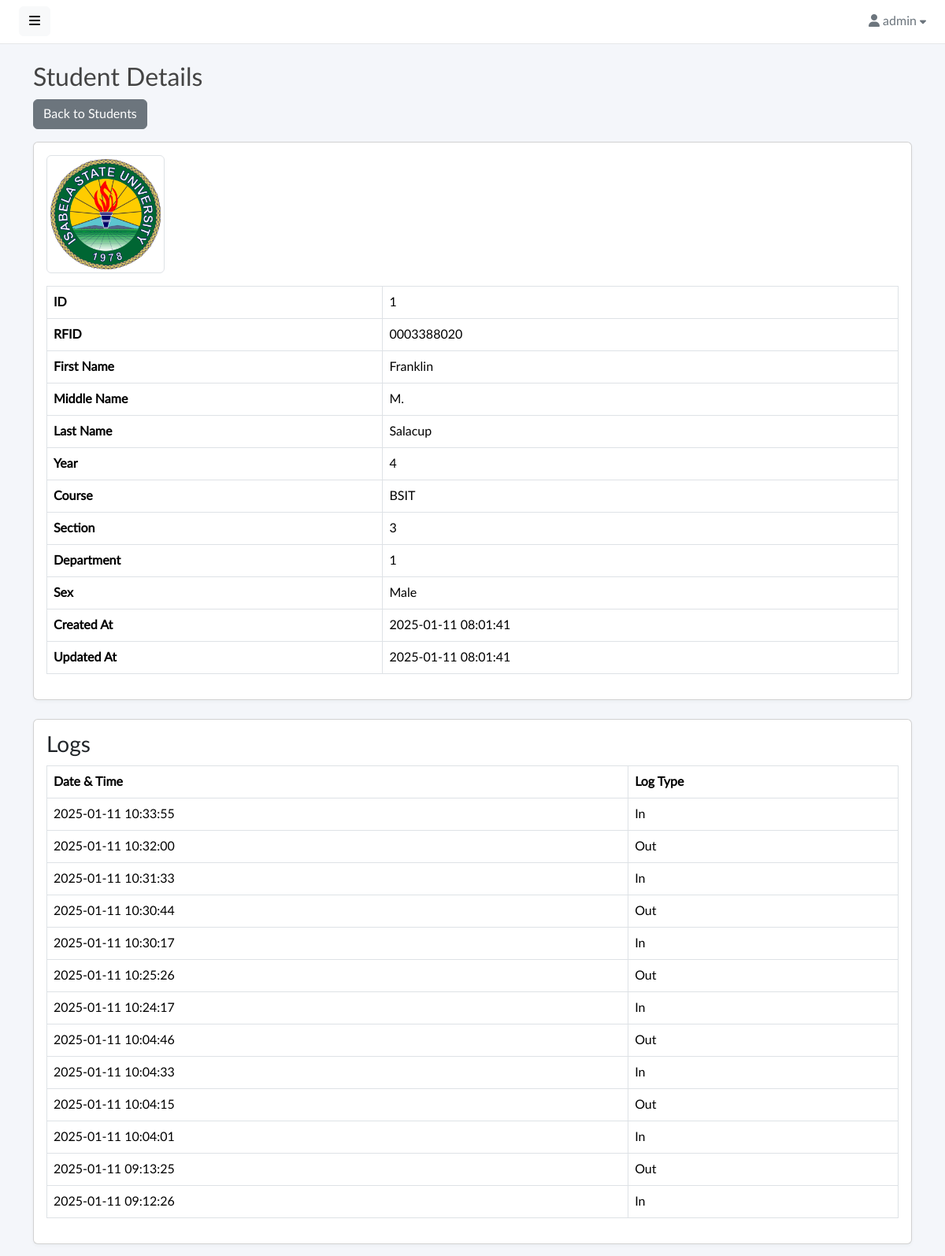
/students?action=view&id=1 (signed in), run on the app's committed database.
### tables this page shows
CREATE TABLE `students` (
  `id` int(10) UNSIGNED NOT NULL,
  `firstname` varchar(100) NOT NULL,
  `middlename` varchar(100) NOT NULL,
  `lastname` varchar(100) NOT NULL,
  `year` int(4) NOT NULL,
  `course` varchar(100) NOT NULL,
  `section` varchar(50) NOT NULL,
  `department` varchar(100) NOT NULL,
  `rfid` varchar(50) NOT NULL,
  `image` varchar(255) DEFAULT NULL,
  `sex` enum('Male','Female','Other') NOT NULL,
  `created_at` timestamp NOT NULL DEFAULT current_timestamp(),
  `updated_at` timestamp NOT NULL DEFAULT current_timestamp() ON UPDATE current_timestamp()
);

CREATE TABLE `logs` (
  `id` int(10) UNSIGNED NOT NULL,
  `student_id` int(10) UNSIGNED NOT NULL,
  `timestamp` timestamp NOT NULL DEFAULT current_timestamp(),
  `type` enum('in','out') DEFAULT NULL
);

### index.php (called while the page is built, shortened)
<?php
require "Database.php";
require "router.php";

### config.php (called while the page is built)
<?php
return [
    'database' => [
        'host' => 'localhost',
        'port' => 3306,
        'dbname' => 'library_db',
        'charset' => 'utf8mb4',
    ],
];

### Database.php (called while the page is built, shortened)
<?php
class Database
{
    private $connection;
    public function __construct($config, $username = 'root', $password = '')
    {
        $dsn = sprintf(
            'mysql:host=%s;port=%d;dbname=%s;charset=%s',
            $config['host'] ?? 'localhost',
            $config['port'] ?? 3306,
            $config['dbname'] ?? '',
            $config['charset'] ?? 'utf8mb4'
        );
        try {
            $this->connection = new PDO($dsn, $username, $password, [
                PDO::ATTR_DEFAULT_FETCH_MODE => PDO::FETCH_ASSOC,
                PDO::ATTR_ERRMODE => PDO::ERRMODE_EXCEPTION,
            ]);
        } catch (PDOException $e) {
            throw new Exception('Database connection error: ' . $e->getMessage());
        }
    }
    public function query($query, $params = [])
    {
        $statement = $this->connection->prepare($query);
        $statement->execute($params);
        return $statement;
    }
}

### core/Student.php (called while the page is built, shortened)
<?php
class Student
{
    private $db;
    public function __construct(\Database $db)
    {
        $this->db = $db;
    }
    public function getById(int $id)
    {
        $sql = "SELECT * FROM students WHERE id = :id";
        $stmt = $this->db->query($sql, ['id' => $id]);
        return $stmt->fetch();
    }
}

### core/log.php (called while the page is built, shortened)
<?php
class Log {
    private $db;
    public function __construct(\Database $db) {
        $this->db = $db;
    }
    public function getLogsByStudentId(int $student_id): array {
        $sql = "SELECT * FROM logs
                WHERE student_id = :student_id
                ORDER BY timestamp DESC";
        $stmt = $this->db->query($sql, [ 'student_id' => $student_id ]);
        return $stmt->fetchAll();
    }
}

### views/students/view.view.php (the view)
<div class="container mt-4">
    <h2>Student Details</h2>
    <a href="<?= BASE_PATH ?>/students" class="btn btn-secondary mb-3">Back to Students</a>
    <div class="card">
        <div class="card-body">
            <?php if ($student['image'] && file_exists($student['image'])): ?>
                <img src="<?= BASE_PATH ?>/<?= htmlspecialchars($student['image']) ?>"
                     alt="Student Image" class="img-thumbnail mb-3" width="150">
            <?php else: ?>
                <p>No Image Available</p>
            <?php endif; ?>
            <table class="table table-bordered">
                <tr>
                    <th>ID</th>
                    <td><?= htmlspecialchars($student['id']) ?></td>
                </tr>
                <tr>
                    <th>RFID</th>
                    <td><?= htmlspecialchars($student['rfid']) ?></td>
                </tr>
                <tr>
                    <th>First Name</th>
                    <td><?= htmlspecialchars($student['firstname']) ?></td>
                </tr>
                <tr>
                    <th>Middle Name</th>
                    <td><?= htmlspecialchars($student['middlename']) ?></td>
                </tr>
                <tr>
                    <th>Last Name</th>
                    <td><?= htmlspecialchars($student['lastname']) ?></td>
                </tr>
                <tr>
                    <th>Year</th>
                    <td><?= htmlspecialchars($student['year']) ?></td>
                </tr>
                <tr>
                    <th>Course</th>
                    <td><?= htmlspecialchars($student['course']) ?></td>
                </tr>
                <tr>
                    <th>Section</th>
                    <td><?= htmlspecialchars($student['section']) ?></td>
                </tr>
                <tr>
                    <th>Department</th>
                    <td><?= htmlspecialchars($student['department']) ?></td>
                </tr>
                <tr>
                    <th>Sex</th>
                    <td><?= htmlspecialchars($student['sex']) ?></td>
                </tr>
                <tr>
                    <th>Created At</th>
                    <td><?= htmlspecialchars($student['created_at']) ?></td>
                </tr>
                <tr>
                    <th>Updated At</th>
                    <td><?= htmlspecialchars($student['updated_at']) ?></td>
                </tr>
            </table>
        </div>
    </div>
    <div class="card mt-4">
        <div class="card-body">
            <h3>Logs</h3>
            <?php if (!empty($studentLogs)): ?>
                <table class="table table-bordered">
                    <thead>
                        <tr>
                            <th>Date & Time</th>
                            <th>Log Type</th>
                        </tr>
                    </thead>
                    <tbody>
                        <?php foreach ($studentLogs as $log): ?>
                            <tr>
                                <td><?= date('Y-m-d H:i:s', strtotime($log['timestamp'])) ?></td>
                                <td><?= htmlspecialchars(ucfirst($log['type'])) ?></td>
                            </tr>
                        <?php endforeach; ?>
                    </tbody>
                </table>
            <?php else: ?>
                <p>No logs found for this student.</p>
            <?php endif; ?>
        </div>
    </div>
</div>

### router.php (shortened to what this page needs)
<?php
$scriptName = $_SERVER['SCRIPT_NAME'];
$basePath = rtrim(dirname($scriptName), '/\\');
$uri = parse_url($_SERVER["REQUEST_URI"], PHP_URL_PATH);
if (strpos($uri, $basePath) === 0) {
    $uri = substr($uri, strlen($basePath));
}
$protected_routes = [
    "/"                 => "controllers/index.php",
    "/students"         => "controllers/students.php",
    "/logs"             => "controllers/logs.php",
    "/logs/summary"     => "controllers/logs_summary.php",
    "/logs/summary-print"=> "controllers/logs_summary_print.php",
    "/logs/print"       => "controllers/logs_print.php",
    "/audit-logs"       => "controllers/audit_logs.php",
];
$public_routes = [
    "/rfid"   => "controllers/rfid.php",
    "/login"  => "controllers/login.php",
    "/signup" => "controllers/signup.php",
    "/logout" => "controllers/logout.php"
];
$routes = array_merge($protected_routes, $public_routes);
function routeToController($uri, $routes, $protected_routes) {
    if (array_key_exists($uri, $routes)) {
        $controller = $routes[$uri];
        if (file_exists($controller)) {
            require $controller;
            return;
        }
    }
}
routeToController($uri, $routes, $protected_routes);

### controllers/students.php (shortened to what this page needs)
<?php
require_once __DIR__ . '/../core/Student.php';
require_once __DIR__ . '/../core/Log.php';
$config = require('config.php');
$config = require('config.php');
$db = new Database($config['database']);
$studentModel = new Student($db);
$logModel = new Log($db);
$action = $_GET['action'] ?? 'index';
$id = isset($_GET['id']) ? (int)$_GET['id'] : null;
switch ($action) {
    case 'view':
        $student = $studentModel->getById($id);
        $studentLogs = $logModel->getLogsByStudentId($id);
        $view = 'views/students/view.view.php';
        require 'views/layout.view.php';
        break;
}

### views/partials/head.php (shortened to what this page needs)
<!doctype html>
<html lang="en">
<head>
        <link href="<?= BASE_PATH ?>/assets/vendor/fontawesome/css/all.min.css" rel="stylesheet">
        <link href="<?= BASE_PATH ?>/assets/vendor/bootstrap/css/bootstrap.min.css" rel="stylesheet">
        <link href="<?= BASE_PATH ?>/assets/css/master.css" rel="stylesheet">
        <link href="https://cdn.jsdelivr.net/npm/select2@4.1.0-rc.0/dist/css/select2.min.css" rel="stylesheet" />
    </head>
<body>

### views/layout.view.php (shortened to what this page needs)
<?php
require "partials/head.php";
if (in_array($view, ['views/login.view.php', 'views/signup.view.php'])) {
    require $view;
} else {
    echo '<div class="wrapper">';
    echo '<div id="body" class="active">';
    require "partials/nav.php";
    require $view;
    echo '</div></div>';
}
require "partials/foot.php";
?>

### views/partials/nav.php (shortened to what this page needs)
<nav class="navbar navbar-expand-lg navbar-white bg-white">
    <button type="button" id="sidebarCollapse" class="btn btn-light">
        <i class="fas fa-bars"></i><span></span>
    </button>
    <div class="collapse navbar-collapse" id="navbarSupportedContent">
        <ul class="nav navbar-nav ms-auto">
            <li class="nav-item dropdown">
                <div class="nav-dropdown">
                    <a href="#" id="nav2" class="nav-item nav-link dropdown-toggle text-secondary" data-bs-toggle="dropdown" aria-expanded="false">
                        <i class="fas fa-user"></i> <span>
                            <?= htmlspecialchars($_SESSION['user_name']) ?>
                        </span>
                        <i style="font-size: .8em;" class="fas fa-caret-down"></i>
                    </a>
                </div>
            </li>
        </ul>
    </div>
</nav>

### views/partials/foot.php (shortened to what this page needs)
</body>
</html>

### assets/css/master.css (style rules this page uses)
body, h1, .h1, h2, .h2, h3, .h3, h4, .h4, h5, .h5, h6, .h6, p, a, td { -moz-osx-font-smoothing: grayscale; -webkit-font-smoothing: antialiased; }
body { width: 100%; height: 100%; background: #f4f6fa; font-family: "Lato", "Helvetica Neue", Arial, Helvetica, sans-serif; font-size: 1rem; color: #444; }
.wrapper { display: flex; width: 100%; align-items: stretch; overflow-x: hidden }
#body { width: 100%; padding: 0; min-height: 100vh; transition: all 0.3s; }
#body>.navbar { padding: 0 1.5rem; min-height: 54px; box-shadow: none; border-bottom: 1px solid rgba(101, 109, 119, .16); }
.card { margin-bottom: 15px; box-shadow: rgba(35, 46, 60, .04) 0 2px 4px 0; }
a, a:hover, a:focus { color: inherit; text-decoration: none; transition: all 0.3s; }
.table td, .table th { vertical-align: middle; }
@media (min-width: 200px) { .navbar-expand-lg .navbar-collapse { display: -ms-flexbox !important; display: flex !important; -ms-flex-preferred-size: auto; flex-basis: auto; } }
@media (min-width: 200px) { .navbar-expand-lg .navbar-nav { -ms-flex-direction: row; flex-direction: row; } }

### assets/components/navbar/navbar-dropdowns.css (style rules this page uses)
.nav-dropdown .nav-link { color: #B2EBF2; line-height: 1.42857; padding: 1rem 0 1rem 1rem !important; }
.nav-dropdown .nav-link::after { display: none; }

### data on the page
students: image (picture), id "1", rfid "0003388020", firstname "Franklin", middlename "M.", lastname "Salacup", year "4", course "BSIT", section "3", department "1", sex "Male", created_at "2025-01-11 08:01:41", updated_at "2025-01-11 08:01:41"
logs: timestamp "2025-01-11 10:33:55", type "In"
logs: timestamp "2025-01-11 10:32:00", type "Out"
logs: timestamp "2025-01-11 10:31:33", type "In"
logs: timestamp "2025-01-11 10:30:44", type "Out"
logs: timestamp "2025-01-11 10:30:17", type "In"
logs: timestamp "2025-01-11 10:25:26", type "Out"
logs: timestamp "2025-01-11 10:24:17", type "In"
logs: timestamp "2025-01-11 10:04:46", type "Out"
logs: timestamp "2025-01-11 10:04:33", type "In"
logs: timestamp "2025-01-11 10:04:15", type "Out"
logs: timestamp "2025-01-11 10:04:01", type "In"
logs: timestamp "2025-01-11 09:13:25", type "Out"
logs: timestamp "2025-01-11 09:12:26", type "In"

### other printed values
$_SESSION['user_name'] "admin"
